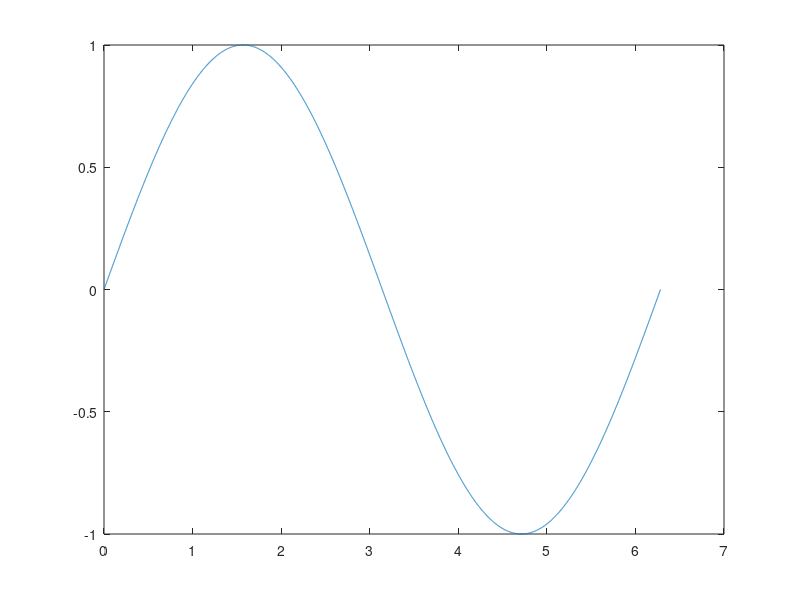

Source code (MATLAB): (Note: this script raises an error after producing the figure.)
% Test program for the function matfig2pgfdata from Jörg Petzold 
% to compress large datasets for the plotting with TikZ/pgfplots in LaTeX
% Authors: Mathias Magdowski
% Date: 2018-02-07
% E-Mail: mathias.magdowski@ovgu.de

% Clear the workspace
clear all

% Close all open figures
close all

% Number of data points of the raw data -> Scalar
N_raw=10000;

% x-values of the raw data -> Row vector(1,N_raw)
x=linspace(0,2*pi,N_raw);
% y-values of the raw data -> Row vector(1,N_raw)
y=sin(x);

% Open new figure
figure(1)
% Plot the full raw data
plot(x,y)

% Compress the raw data
% source: https://de.mathworks.com/matlabcentral/fileexchange/65987-matfig2pgfdata-filename-m-n-
[x_red,y_red]=matfig2pgfdata('sinus.dat',1,1);

% Plot a comparison
figure(2)
plot(x,y,x_red,y_red,'-o');
